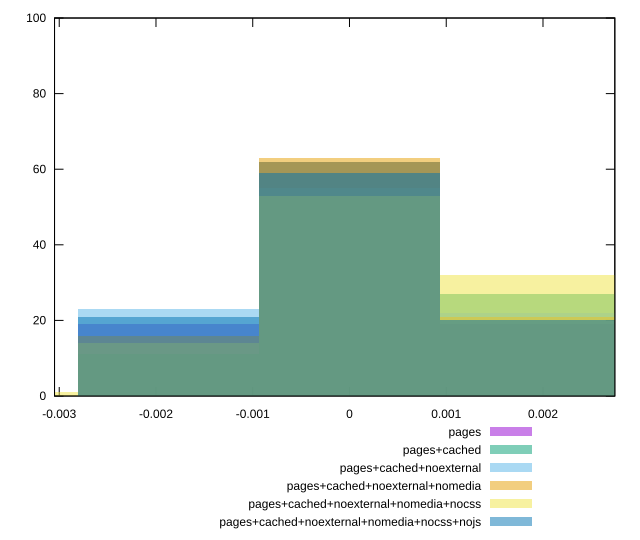

The script that saved this image:
reset

$pages <<EOF
0.0018680238921701367 19
-0.0018680238921701367 19
0 62
EOF

$pagesCached <<EOF
0 62
0.0018680238921701367 27
-0.0018680238921701367 11
EOF

$pagesCachedNoexternal <<EOF
0 55
0.0018680238921701367 22
-0.0018680238921701367 23
EOF

$pagesCachedNoexternalNomedia <<EOF
0.0018680238921701367 21
0 63
-0.0018680238921701367 16
EOF

$pagesCachedNoexternalNomediaNocss <<EOF
0 53
0.0018680238921701367 32
-0.0018680238921701367 14
-0.0037360477843402734 1
EOF

$pagesCachedNoexternalNomediaNocssNojs <<EOF
0 59
0.0018680238921701367 20
-0.0018680238921701367 21
EOF

set key outside below
set boxwidth 0.0018680238921701367
set xrange [-0.003048599837222304:0.002742461950465861]
set yrange [0:100]
set trange [0:100]
set style fill transparent solid 0.5 noborder
set terminal svg size 640, 540 enhanced background rgb 'white'
set output "reprap/meta/pScore-difference/comparison/histogram/all_raw.svg"

plot $pages title "pages" with boxes, \
     $pagesCached title "pages+cached" with boxes, \
     $pagesCachedNoexternal title "pages+cached+noexternal" with boxes, \
     $pagesCachedNoexternalNomedia title "pages+cached+noexternal+nomedia" with boxes, \
     $pagesCachedNoexternalNomediaNocss title "pages+cached+noexternal+nomedia+nocss" with boxes, \
     $pagesCachedNoexternalNomediaNocssNojs title "pages+cached+noexternal+nomedia+nocss+nojs" with boxes

reset
